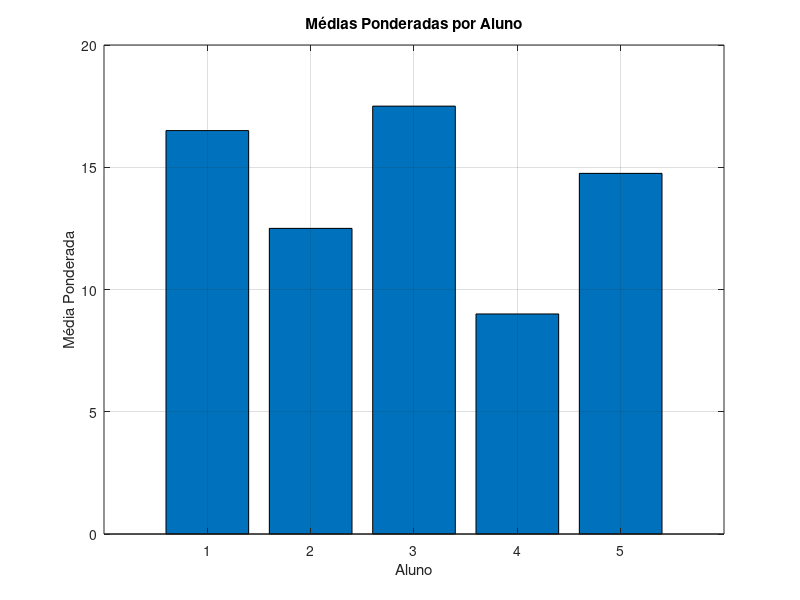

MATLAB code for this plot:
%% Média Ponderada de Notas
% Aplicação: Gestão académica
% Objectivo: Calcular a média ponderada de cada aluno e classificar.

notas = [
    14  16  18;
    10  12  14;
    17  15  19;
     8  10   9;
    13  14  16
];

pesos = [1, 1, 2];

media_ponderada = (notas * pesos') / sum(pesos);

classificacao = cell(size(media_ponderada, 1), 1);
for i = 1:length(media_ponderada)
    if media_ponderada(i) >= 16
        classificacao{i} = 'A';
    elseif media_ponderada(i) >= 12
        classificacao{i} = 'B';
    else
        classificacao{i} = 'C';
    end
end

alunos = {'Aluno 1'; 'Aluno 2'; 'Aluno 3'; 'Aluno 4'; 'Aluno 5'};
fprintf('Resultados:\n');
fprintf('%-10s %-12s %-10s\n', 'Aluno', 'Média', 'Classif.');
fprintf('%s\n', repmat('-', 1, 33));
for i = 1:length(alunos)
    fprintf('%-10s %-12.2f %-10s\n', alunos{i}, media_ponderada(i), classificacao{i});
end

figure;
bar(media_ponderada);
xlabel('Aluno');
ylabel('Média Ponderada');
title('Médias Ponderadas por Aluno');
ylim([0 20]);
grid on;   
